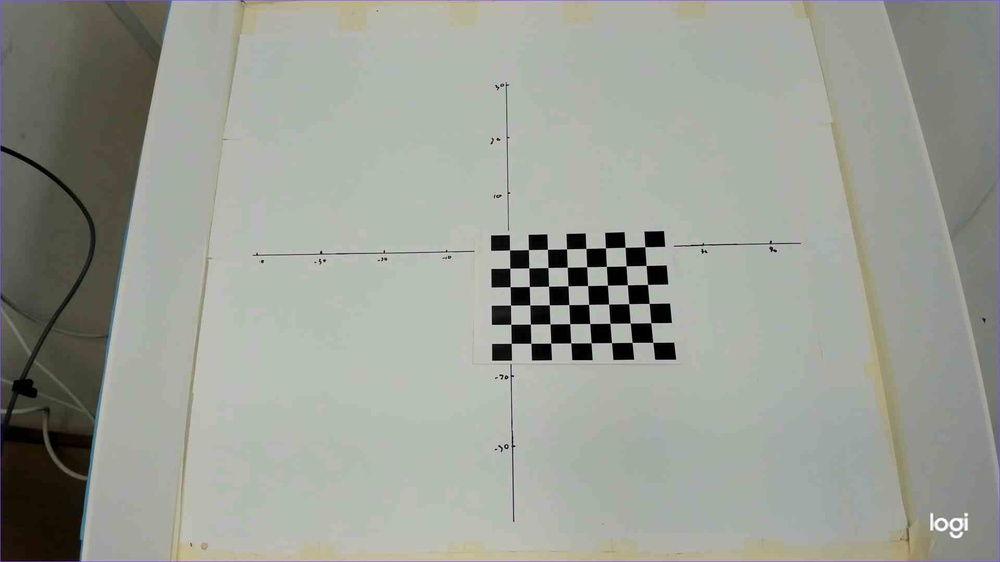
#> input picture cam0_ori.jpg, 1000 x 562 px, shrunk from 1920 x 1080 before the run
$ python stereo_caibration.py
#> lines starting #> are read from the running program, lines starting #| are printed output that depends on the picture; long printed decimals are rounded
import cv2
import numpy as np
from scipy.spatial.transform import Rotation as R

# 假设棋盘 9x6 内角点，每格 25mm
pattern_size = (8, 6)
square_size = 0.03  # 30mm
objp = np.zeros((pattern_size[0]*pattern_size[1],3), np.float32)
objp[:,:2] = np.mgrid[0:pattern_size[0],0:pattern_size[1]].T.reshape(-1,2)
objp *= square_size
#print(objp)
# 读取两台相机拍摄的同一个棋盘图像
img1 = cv2.imread("cam0_ori.jpg")
#> img1 is the input picture: shape (562, 1000, 3); mean B, G, R 149, 157.7, 153.8
img2 = cv2.imread("cam1_ori.jpg")
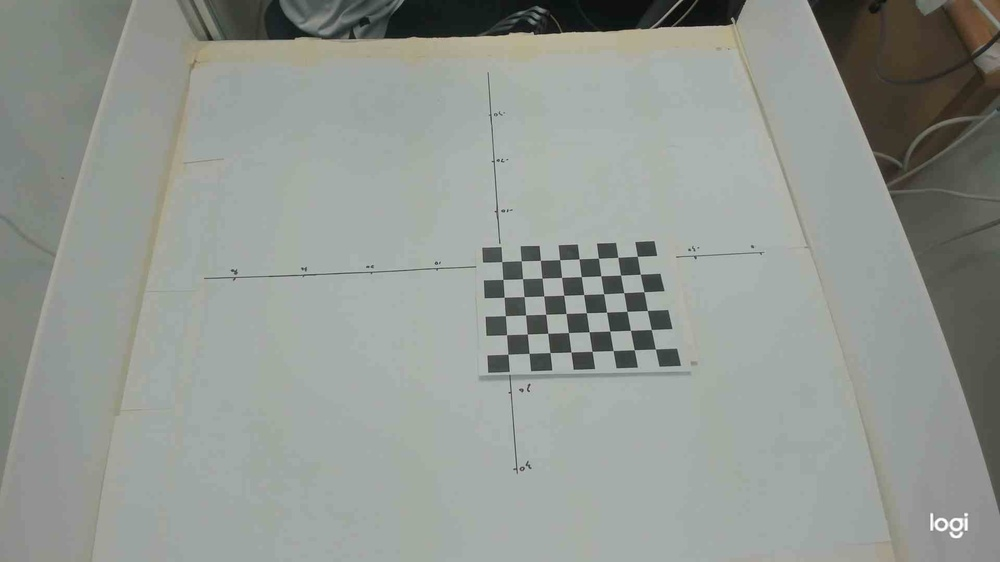
#> input picture cam1_ori.jpg, 1000 x 562 px, shrunk from 1920 x 1080 before the run
#> img2 is the input picture: shape (562, 1000, 3); mean B, G, R 146.1, 151.5, 145.6

gray1 = cv2.cvtColor(img1, cv2.COLOR_BGR2GRAY)
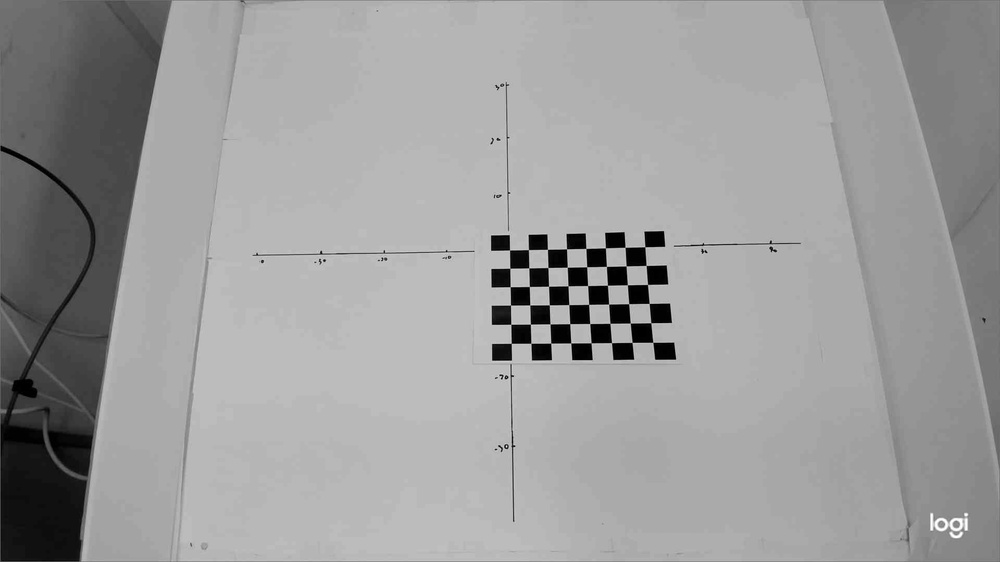
#> gray1: shape (562, 1000); min 0, max 255, mean 155.6
gray2 = cv2.cvtColor(img2, cv2.COLOR_BGR2GRAY)

# 已知的相机内参
# K1 = np.array([[1.19278960e+03, 0.00000000e+00, 9.59500000e+02],
#  [0.00000000e+00, 1.18743072e+03, 5.39500000e+02],
#  [0.00000000e+00, 0.00000000e+00, 1.00000000e+00]])
# dist1 = np.array([[ 0.28357869, -0.58097189,  0,  0,  0]])

K1 = np.array([[1.19278960e+03, 0.00000000e+00, 9.59500000e+02],
 [0.00000000e+00, 1.18743072e+03, 5.39500000e+02],
 [0.00000000e+00, 0.00000000e+00, 1.00000000e+00]])
dist1 = np.array([[ 0.28357869, -0.58097189,  0,  0,  0]])

K2 = np.array([[1.17741831e+03, 0.00000000e+00, 9.59500000e+02],
 [0.00000000e+00, 1.18009358e+03, 5.39500000e+02],
 [0.00000000e+00, 0.00000000e+00, 1.00000000e+00]])
dist2 = np.array([[ 0.28725371, -0.69132378,  0,0,0]])

# 找角点
ret1, corners1 = cv2.findChessboardCorners(gray1, pattern_size, None)
#> ret1 = True; corners1 = 48 rows, first 8: [509.5, 250], [528.5, 249.6], [547.5, 249.3], [566.5, 248.8], [585.8, 248.4], [605.4, 247.8], [625, 247.3], [644.9, 246.7]
ret2, corners2 = cv2.findChessboardCorners(gray2, pattern_size, None)
#> ret2 = True; corners2 = 48 rows, first 8: [501.7, 261.6], [521.3, 260.8], [540.4, 260.3], [559.6, 259.6], [578.9, 258.8], [598.4, 258.1], [617.8, 257.2], [637.3, 256.3]

#print(corners1)
# print(corners2)
if ret1:
    # cam1 的外参
    _, rvec1, tvec1 = cv2.solvePnP(objp, corners1, K1, dist1)
#> rvec1 = [-0.0522, -0.0551, -0.0453]; tvec1 = [-0.708, -0.457, 1.93]
    R1, _ = cv2.Rodrigues(rvec1)
#> R1 = [[0.997, 0.0467, -0.0539], [-0.0438, 0.998, 0.0534], [0.0563, -0.0509, 0.997]]
    r1 = R.from_matrix(R1)
    euler1 = r1.as_euler('xyz', degrees=True)  # 你可以改 'xyz', 'zyx' 等顺序
#> euler1 = [-2.92, -3.22, -2.51]
    print("Euler1 (xyz, degree):", euler1)
#| Euler1 (xyz, degree): [-2.923 -3.225 -2.514]
    # cam2 的外参
    _, rvec2, tvec2 = cv2.solvePnP(objp, corners2, K2, dist2)
#> rvec2 = [-0.147, -0.293, -0.133]; tvec2 = [-0.716, -0.432, 1.88]
    R2, _ = cv2.Rodrigues(rvec2)
#> R2 = [[0.949, 0.152, -0.277], [-0.109, 0.981, 0.163], [0.296, -0.125, 0.947]]
    r2 = R.from_matrix(R2)
    euler2 = r2.as_euler('xyz', degrees=True)
#> euler2 = [-7.5, -17.23, -6.57]
    print("Euler2 (xyz, degree):", euler2)
#| Euler2 (xyz, degree): [ -7.502 -17.232   -6.569]

    print("Cam1: R=\n", R1, "\nT=\n", tvec1)
#| Cam1: R=
#|  [[ 0.9975  0.04667 -0.05389]
#|  [-0.04379  0.9976  0.0534]
#|  [ 0.05626  -0.05091  0.9971]]
#| T=
#|  [[-0.7083]
#|  [-0.4571]
#|  [ 1.931]]
    print("Cam2: R=\n", R2, "\nT=\n", tvec2)
#| Cam2: R=
#|  [[ 0.9488  0.1518 -0.2768]
#|  [-0.1093  0.9805  0.1633]
#|  [ 0.2962 -0.1247  0.9469]]
#| T=
#|  [[-0.7157]
#|  [-0.4316]
#|  [ 1.883]]

    C_chess_1 = -R1.T @ tvec1
#> C_chess_1 = [0.578, 0.587, -1.94]
    C_chess_2 = -R2.T @ tvec2
#> C_chess_2 = [0.0743, 0.767, -1.91]

    T = np.diag([1, 1, -1])  # 反转Z轴
    C_world_1 = T @ C_chess_1
#> C_world_1 = [0.578, 0.587, 1.94]
    C_world_2 = T @ C_chess_2
#> C_world_2 = [0.0743, 0.767, 1.91]
    print("Cam1: C_world_1=\n", C_world_1)
#| Cam1: C_world_1=
#|  [[0.5778]
#|  [0.5874]
#|  [1.940]]
    print("Cam2: C_world_2=\n", C_world_2)
#| Cam2: C_world_2=
#|  [[0.07427]
#|  [0.7667]
#|  [1.910]]
